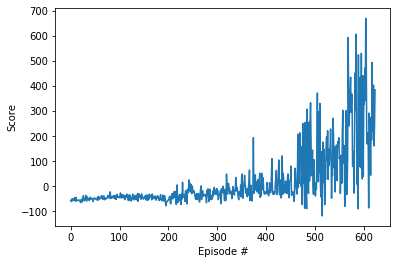

Here is the Python script that generated this plot:
import matplotlib.pyplot as plt
import gym
import random
import torch
from torchvision import datasets, transforms
from torchvision.transforms.functional import to_pil_image
import numpy as np
from collections import deque
import matplotlib.pyplot as plt
from pathlib import Path

from dqn_agent import Agent


# data_folder = Path("/content/gdrive/My Drive/CIS680_2019/Project")

env = gym.make('CarRacing-v0')
env.seed(0)
print('State shape: ', env.observation_space.shape)
print('Number of actions: ', env.action_space)


from pyvirtualdisplay import Display
display = Display(visible=0, size=(1400, 900))
display.start()

env.reset()
frame = env.render(mode='rgb_array')

agent = Agent(action_size=5, seed=0)

def dqn(n_episodes=2000, max_t=1000, eps_start=1.0, eps_end=0.01, eps_decay=0.995):
    """Deep Q-Learning.
    
    Params
    ======
        n_episodes (int): maximum number of training episodes
        max_t (int): maximum number of timesteps per episode
        eps_start (float): starting value of epsilon, for epsilon-greedy action selection
        eps_end (float): minimum value of epsilon
        eps_decay (float): multiplicative factor (per episode) for decreasing epsilon
    """
    scores = []                        # list containing scores from each episode
    scores_window = deque(maxlen=100)  # last 100 scores
    eps = eps_start                    # initialize epsilon
    for i_episode in range(1, n_episodes+1):
        state = env.reset()
        state = state[:84,:,:]
        score = 0
        for t in range(max_t):
            action = agent.act(state, eps)
            env_action = agent.convert_action(action).squeeze()
            next_state, reward, done, _ = env.step(env_action)
            next_state = next_state[:84,:,:]
            agent.step(state, action, reward, next_state, done)
            state = next_state
            score += reward
            if done:
                break 
        scores_window.append(score)       # save most recent score
        scores.append(score)              # save most recent score
        eps = max(eps_end, eps_decay*eps) # decrease epsilon
        print('\rEpisode {}\tAverage Score: {:.2f}'.format(i_episode, np.mean(scores_window)), end="")
        if i_episode % 100 == 0:
            print('\rEpisode {}\tAverage Score: {:.2f}'.format(i_episode, np.mean(scores_window)))
        if np.mean(scores_window)>=200.0:
            print('\nEnvironment solved in {:d} episodes!\tAverage Score: {:.2f}'.format(i_episode-100, np.mean(scores_window)))
            torch.save(agent.qnetwork_local.state_dict(), data_folder /'checkpoint.pth')
            break
    return scores

scores = dqn()

# plot the scores
fig = plt.figure()
ax = fig.add_subplot(111)
plt.plot(np.arange(len(scores)), scores)
plt.ylabel('Score')
plt.xlabel('Episode #')
plt.show()
